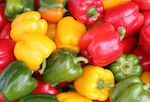
#> input picture Week1/peppers_more.jpg, 150 x 102 px, found by its file name
$ jupyter execute Sbj1_Representation.ipynb
#> lines starting #> are read from the running program, lines starting #| are printed output that depends on the picture
### EE 421/521 Image Processing - Spring 2020-21

## Subject 1 - Image Representation

In this lecture, you will learn how to do the following:

1. Read an image file
2. Convert a color image into a gray scale (monochrome) image
3. Display color and gray scale images
4. Print pixel values
5. Write an image file

*Copyright (c) 2021 by Arif Tanju Erdem*

[cell 1]
# STEP 0 Import the necessary packages

# use skimage for reading/writing image files
from skimage import io
from skimage import color

# use matplotlib for displaying images and creating plots
import matplotlib.pyplot as plt

# use numpy for array operations
import numpy as np

[cell 2]
# STEP 1.a Read & display a color image

# set image folder
image_folder = r'C:\Users\altug\OneDrive\Masaüstü\EE421'

# choose an image file
image_file = r'\peppers_more.jpg'

# evaluate full path of image file
image_path = image_folder + image_file

# read color image file
imgRGB = io.imread(image_path)
#> imgRGB is the input picture: shape (102, 150, 3); mean R, G, B 184.4, 114.9, 50.8

# display size and data type of image
height = imgRGB.shape[0]
#> height = 102
width = imgRGB.shape[1]
#> width = 150
band = imgRGB.shape[2]
#> band = 3
print("image height =", height)
#| image height = 102
print("image width =", width)
#| image width = 150
print("color bands =", band)
#| color bands = 3
print("image data type:", imgRGB.dtype)
#| image data type: uint8

# display color image
plt.imshow(imgRGB)
plt.title('Input Color Image')
plt.xticks(np.arange(0,width,25)), plt.yticks(np.arange(0,height,25))
plt.show()

[cell 3]
# STEP 1.b Read & display a monochrome image

# choose an image file
image_file = r'/peppers_more.jpg'

# evaluate full path of image file
image_path = image_folder + image_file

# read color image file
imgGray = io.imread(image_path)

# display size and data type of image
height = imgGray.shape[0]
width = imgGray.shape[1]
print("image height =", height)
#| image height = 102
print("image width =", width)
#| image width = 150
print("image data type:", imgGray.dtype)
#| image data type: uint8

# display monochrome image
plt.imshow(imgGray, cmap='gray')
plt.title('Input Monochrome Image')
plt.xticks([]), plt.yticks([])
plt.show()

[cell 4]
# STEP 2.a Print a block of pixels
image_file = r'/cameraman.tiff'
# evaluate full path of image file
image_path = image_folder + image_file

print("A 4x6 block of monochrome image:\n")
print(imgGray[200:204, 120:126])

[cell 5]
# STEP 2.b Print a block of pixels
image_file = r'/peppers_more.jpg'
# evaluate full path of image file
image_path = image_folder + image_file
print("A 2x4 block of color image:\n")
print(imgRGB[50:52, 60:64])
#| [[[133 112  49]
#|   [114 106  43]
#|   [ 91  94  23]
#|   [ 80  91  13]]
#|  [[112 100  50]
#|   [ 97  98  41]
#|   [ 85  97  21]
#|   [ 87 107  22]]]

[cell 6]
# STEP 2.c Print a row of pixels

row = 85
print("The B values of the first 10 pixels on row {} of color image:\n".format(row))
print(imgRGB[row, :10,])
#| [[119 151 150]
#|  [ 84 116 111]
#|  [104 136 125]
#|  [ 95 126 110]
#|  [ 81 109  86]
#|  [112 138 111]
#|  [113 138 108]
#|  [ 93 117  85]
#|  [103 124  93]
#|  [142 163 130]]

[cell 7]
# STEP 2.d Print a column

column = 100
step = 20
print("Every {}th pixel on the {}th column of monochorome image:\n".format(step, column))

print(imgGray[::step, column])
#| [[255  96 103]
#|  [133  54  24]
#|  [255  63  78]
#|  [255  63  54]
#|  [163 150  97]
#|  [251 132  48]]

[cell 8]
# STEP 3.a Display a row-wise slice of a color image

plt.imshow(imgRGB[70:90, :, :])
plt.title('A Row-Wise Slice of Color Image')
plt.xticks([]), plt.yticks([])
plt.show()
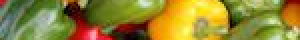
#> shown: shape (20, 150, 3) (shown 2 times larger); mean R, G, B 146.3, 133.5, 52

[cell 9]
# STEP 3.b Display a block of monochrome image
image_file = r'/cameraman.tiff'
# evaluate full path of image file
image_path = image_folder + image_file
plt.figure(figsize=(2,2))
plt.imshow(imgGray[30:80, 70:130], cmap='gray')
plt.title('A Block of Monochrome Image')
plt.xticks([]), plt.yticks([])
plt.show()
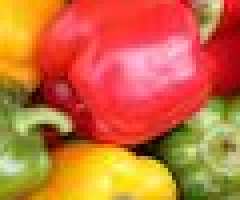
#> shown: shape (50, 60, 3) (shown 4 times larger); mean R, G, B 202.8, 109.1, 59.9
plt.close()

[cell 10]
# STEP 4 Convert color image into gray scale & display it

image_file = r'/peppers_more.jpg'
# evaluate full path of image file
image_path = image_folder + image_file
# convert image into gray scale (find its luminance)
# this function returns number in [0,1] range
imgLum = color.rgb2gray(imgRGB)
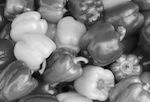
#> imgLum: shape (102, 150) float64; min 0.00531, max 0.961, mean 0.49

# print monochrome image
print(imgLum)
#> (printed output is left out)

# display monochrome image
plt.imshow(imgLum, cmap='gray', vmin=0, vmax=1) # scales [0,1] to [0,255] during display
plt.title('Monochrome Version of Color Image')
plt.xticks([]), plt.yticks([])
plt.show()

[cell 11]
# STEP 5 Round to nearest integer and set data type to uint8

# multiply with 255 and round to nearest integer
imgLum_int = np.round(imgLum * 255, 0)

# truncate above to 255
imgLum_int = np.minimum(imgLum_int, 255)

# truncate below to 0
imgLum_int = np.maximum(imgLum_int, 0)

# set data type to integer
imgLum_int = imgLum_int.astype(np.uint8)

# print monochrome image
print(imgLum_int)
#> (printed output is left out)

# display monochrome image
plt.imshow(imgLum_int, cmap='gray')
plt.title('Monochrome Version of Color Image')
plt.xticks([]), plt.yticks([])
plt.show()

[cell 12]
# STEP 6 Write an image into file

# write the monochrome version of the color image into a file
out_file = r'/peppers_more_out.jpg'
out_path = image_folder + out_file
io.imsave(out_path, imgLum_int, quality=100)
print(out_path)

$ run again, with Week2/high_exposed.jpg copied over Week1/peppers_more.jpg
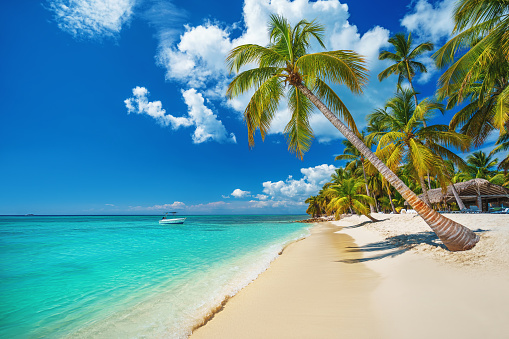
#> input picture Week2/high_exposed.jpg, 509 x 339 px, found by its file name
#> imgRGB is the input picture: shape (339, 509, 3); mean R, G, B 99.3, 151.7, 162
#| image height = 339
#| image width = 509
#| color bands = 3
#| image data type: uint8
#| image height = 339
#| image width = 509
#| image data type: uint8
#> (printed output is left out)
#| [[[  7 103 189]
#|   [  7 103 189]
#|   [  7 103 189]
#|   [  7 103 189]]
#|  [[  7 103 189]
#|   [  7 103 189]
#> (further printed lines are left out)
#| [[  6  96 184]
#|  [  6  96 184]
#|  [  6  96 184]
#|  [  7  97 185]
#|  [  7  97 185]
#|  [  7  99 186]
#> (further printed lines are left out)
#> (printed output is left out)
#> `plt.show()`:
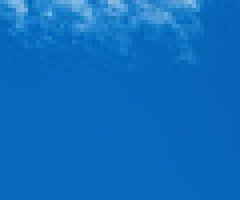
#> shown: shape (50, 60, 3) (shown 4 times larger); mean R, G, B 12, 108.6, 190.6
#> `imgLum = color.rgb2gray(imgRGB)`:
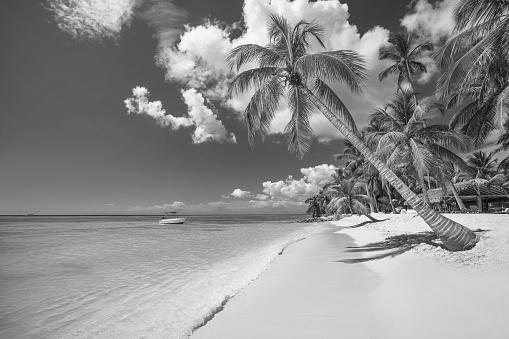
#> imgLum: shape (339, 509) float64; min 0.0281, max 0.999, mean 0.554
#> (printed output is left out)
#> (printed output is left out)
